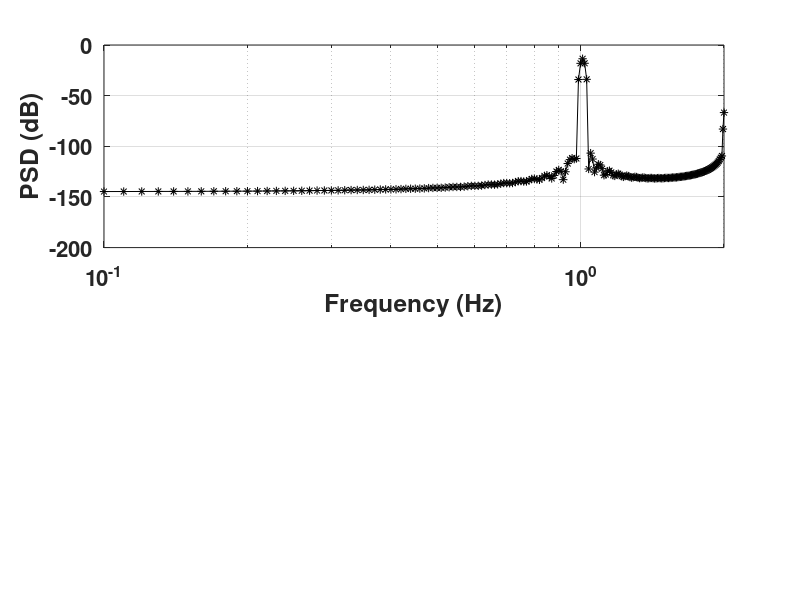
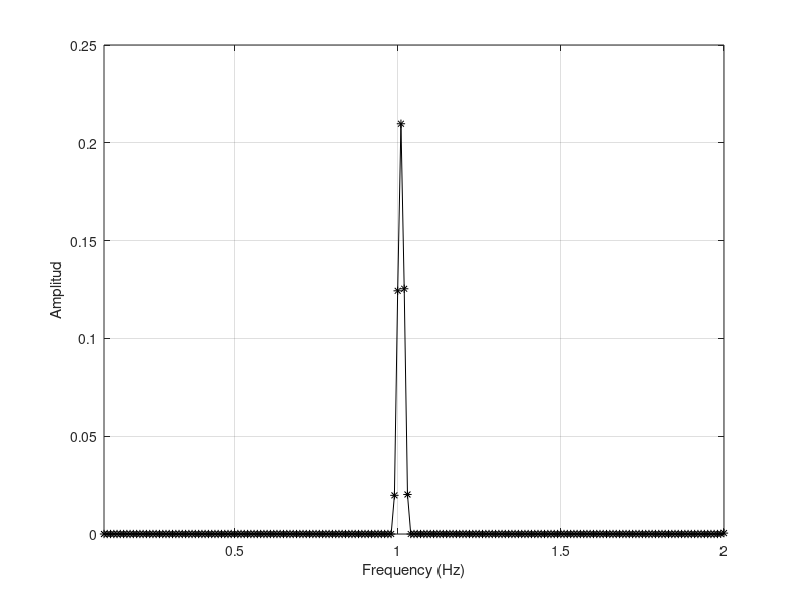

MATLAB code for these plots, in order:
% Modelo de sigma-delta de primer orden con cálculo de SNR
%El integrador utiliza metodo de forward Euler para aproximar la integral
close all;
clear all;
clc;

% Configuración de parámetros
Fs = 256;           % Frecuencia de muestreo (Hz)
Ts = 1 / Fs;
Fin = 1;            % Frecuencia de la señal de entrada (Hz) - no armónica
N = 100;            % Número de ciclos a simular
BW = 1;             % Ancho de banda de interés (Hz)
OSR = Fs/(2*BW);    % Razón de sobremuestreo

% Tiempo de simulación
T = 1/Fin;          % Periodo de la señal de entrada
t = 0:1/Fs:N*T;     % Vector de tiempo

% Inicialización de variables
y = zeros(size(t)); % Salida del integrador
Q = zeros(size(t)); % Salida cuantificada (1 bit)
e = zeros(size(t)); % Señal de error
S = zeros(size(t)); % Señal de entrada

t_1 = t(1)
t_2 = t(2)

% Simulación del modulador sigma-delta
for i = 2:length(t)
    % Señal de entrada sinusoidal
    S(i-1) = sin(2*pi*Fin*t(i-1));

    % Señal de error (entrada - realimentación)
    e(i-1) = S(i-1) - Q(i-1);

    % Integrador por medio de forward euler
    y(i) = y(i-1) + ( Ts * e(i-1));

    % Cuantificador de 1 bit
    Q(i) = sign(y(i));
end

% Visualización de las señales en el tiempo
figure;
set(gca, "fontsize", 12, "fontweight", "bold");
subplot(2,1,1);
plot(t, S, 'r', t, Q, 'b');
title('Señal de entrada (rojo) y salida SD (azul)');
xlabel('Tiempo (s)');
ylabel('Amplitud');
legend('Entrada', 'Salida');
grid on;

%----------------------------------------------------------------
% Cálculo del espectro de frecuencia
%nfft = 2^nextpow2(length(Q));  % Tamaño de la FFT (potencia de 2)
%window = hanning(length(Q));   % Ventana de Hanning para reducir fugas espectrales

% FFT de la señal de salida (quitamos el componente DC)
%Q_fft = fft(Q.*window' - mean(Q), nfft)/length(Q);
%Pxx = abs(Q_fft(1:nfft/2+1)).^2;  % Densidad espectral de potencia

% Vector de frecuencias
%f = Fs/2*linspace(0,1,nfft/2+1);

% Encontrar el bin de la señal principal
##[~, sig_idx] = max(Pxx(2:end));  % Excluimos el componente DC
##sig_idx = sig_idx + 1;

% Definir bins que contienen ruido (excluyendo la señal y sus armónicos)
##noise_bins = [];
##harmonic_multiples = 1:5;  % Consideramos hasta el 5to armónico
##for h = harmonic_multiples
##    harmonic_idx = round(h*sig_idx);
##    % Excluimos ±5 bins alrededor de cada armónico
##    noise_bins = [noise_bins, 2:harmonic_idx-5, harmonic_idx+5:round(nfft/Fs*BW)];
##end
##noise_bins = unique(noise_bins(noise_bins > 1 & noise_bins <= round(nfft/Fs*BW)));

% Calcular potencias
##signal_power = sum(Pxx(sig_idx-2:sig_idx+2));  % Sumamos 5 bins alrededor de la frecuencia fundamental
##noise_power = sum(Pxx(noise_bins));

% Calcular SNR en dB
##SNR_dB = 10*log10(signal_power/noise_power);

% Visualización del espectro
##subplot(2,1,2);
##semilogx(f, 10*log10(Pxx));
##hold on;
##semilogx(f(sig_idx), 10*log10(Pxx(sig_idx)), 'ro', 'MarkerSize', 8);
##title(['Espectro de frecuencia - SNR = ', num2str(SNR_dB,2), ' dB']);
##xlabel('Frecuencia (Hz)');
##ylabel('Potencia (dB)');
##xlim([0.1 BW*2]);
##grid on;

% Mostrar resultados en consola
##disp(['Parámetros de la simulación:']);
##disp(['  Frecuencia de muestreo (Fs): ', num2str(Fs), ' Hz']);
##disp(['  Frecuencia de entrada (Fin): ', num2str(Fin), ' Hz']);
##disp(['  Razón de sobremuestreo (OSR): ', num2str(OSR)]);
##disp(['  Ancho de banda (BW): ', num2str(BW), ' Hz']);
##disp(' ');
##disp(['Resultados:']);
##disp(['  SNR calculada: ', num2str(SNR_dB,4), ' dB']);
##disp(['  SNR teórica (1er orden): ~', num2str(30*log2(OSR)-20*log2(pi/sqrt(2))+3,4), ' dB']);

%------------------------------------------------------------------------------------------------
##    ESPECTRO
##
L=length(t);
%Ventana de blackman de longitud L
W=blackman(L);
W=W';
Ho=W.*Q;

#Transformada rapida de fourier de Ho, magnitud y magnitud en dB
complexo=fft(Ho);
mago=abs(complexo)./L;
magodB=20.*log10(mago);


##%Vector para graficar en frecuencia, figura, y graficar en dB en base a x (x = frecuencia)
x=[Fs/L:Fs/L:Fs];
figure(1);
semilogx(x,magodB,'-*k');
%plot(x,magodB,'k');
set(gca, "fontsize", 16, "fontweight", "bold");
%xlim([Fs/L Fs/2]);
xlim([10^-1 2]);
grid on;
xlabel("Frequency (Hz)");
ylabel("PSD (dB)");

#Figura 2 depsliega la frecuencia contra la amplitud de la senal mago = abs(complexo)./L
figure(2);
%semilogx(x,magodB,'-*k');
plot(x,mago,'-*k');
grid on;
xlim([10^-1 2]);
xlabel("Frequency (Hz)");
ylabel("Amplitud");

%Calculo de la SNR usando la formula para senales sobremuestreadas
%de un modulador sigma delta de primer orden
%the peak SQNR for a full scale input is given by
%SQNR peak   ~= (9 * M^2 * OSR^3) / 2*pi^2
%La SQNR es la SNR sin considerar no idealidades
%En este caso no consideramos no idealidades
%SNR = SQNR = SQNR de un modulador sigma delta 1 bit de primer orden
% SQNR = SNR_peak ~= (9 * M^2 * OSR^3) / 2*pi^2
%M representa el numero de pasos del cuantificador
%En el limite M = 1 es un cuantificador de 1 bit (como que usamos en este ejemplo)
%entonces podemos omitir escribir la variable M en este caso
SNR_teorica_maxima = 10*log10((9 * OSR^3) / (2*pi^2));
disp(['SNR teorica maxima (SQNR): ', num2str(SNR_teorica_maxima), ' dB']);

% También podemos calcular la SNR "empíricamente" desde el espectro
% Encontrar el bin de la frecuencia de entrada
[~, fin_idx] = min(abs(x - Fin));
fin_idx = fin_idx + 1

#Con la siguiente linea comprobamos que la suma de los 5 elementos centrales nos da un aproximado de
# 0.3536 que es aprox la amplitud de la senal de entrada
Amp_fin_idx = mago(fin_idx - 2) + mago(fin_idx - 1) + mago(fin_idx) + mago(fin_idx + 1) +  mago(fin_idx + 2)

AmpdB_fin_idx = magodB(fin_idx - 2) + magodB(fin_idx - 1) + magodB(fin_idx) + magodB(fin_idx + 1) +  magodB(fin_idx + 2)

#Signal power - Potencia de la senal
signal_power = mago(fin_idx - 2)^2 + mago(fin_idx - 1)^2 + mago(fin_idx)^2 + mago(fin_idx + 1)^2 + mago(fin_idx + 2)^2;

% Estimar el ruido en la banda de interés (excluyendo la señal)
noise_bins = [1:fin_idx-3, fin_idx+3:104];
noise_power = sum(mago(noise_bins).^2);

% Calcular SNR empírica
SNR_empirica = 10*log10(signal_power/noise_power);
disp(['SNR empírica: ', num2str(SNR_empirica), ' dB']);
